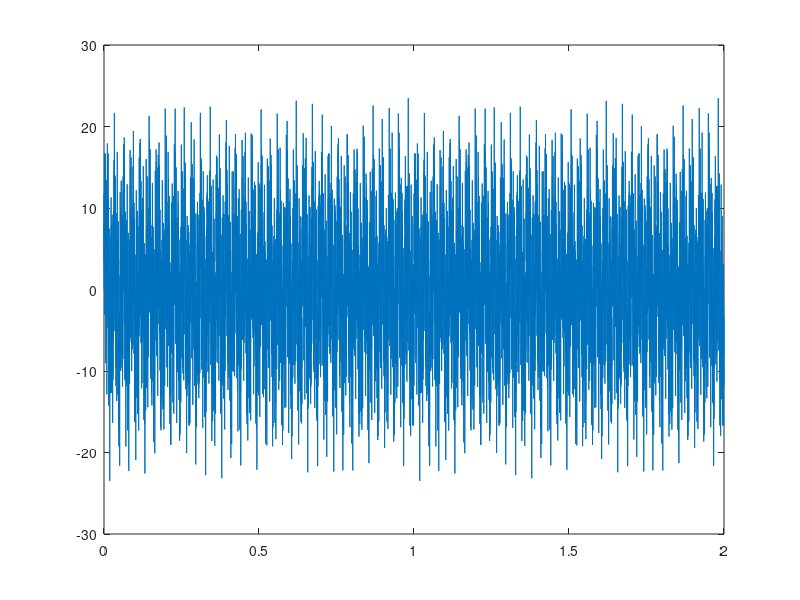

This figure's MATLAB source: (Note: this script raises an error after producing the figure.)

%% 舰船辐射噪声
clc;
clear all;
close all;
%ct
a=[1    -0.886372552937091    0.0752264044191101    0.0518195032914529    0.0356877626508858    0.0245663788107344    0.0168939733876390    0.0115933847488235    0.00792044070864310    0.00535948103002273    0.00355096169035401    0.00224097696680291    0.00396593581833329];%分母
b=0.599222883197722;%分子
Fs = 8000;         % 采样频率 (Hz)
T = 2;             % 信号持续时间 (秒)
N = Fs * T;       % 总采样点数
tt = (0:N-1) / Fs; % 时间向量

% 生成白噪声
rng(1000,'twister');%固定随机数
noise = 10*randn(N, 1);
%ct=lsim(a,b,randn(size(t)));
ct=filter(b,a,noise);%平稳连续谱
ct=ct';
plot(tt,ct);

%lt
% 定义线谱分量的参数
f1 = 97;               % 第一个正弦波频率 (Hz)
A1 = 5;                % 第一个正弦波幅度
phi1=0;
f2 = 36;               % 
f3 = 310;               % 
f5 = 847;               % 
f4 = 1500;               %
% 生成线谱信号
lt = A1 * (sin(2 * pi * f1 * tt + phi1)+sin(2 * pi * f2 * tt + phi1)+sin(2 * pi * f3 * tt + phi1)+sin(2 * pi * f4 * tt + phi1)+sin(2 * pi * f5 * tt + phi1));
plot(tt,lt);


%mt
fp=3;%轴频
nb=5;%叶片数
fb=nb*fp;%叶频
Ai=[0.1,0.1,0.1,0.1,0.16];%调制系数
w0=2*pi*fp;%轴频的角频率
% 
% nn=0:WL-1;
% tt=nn/Fs;
mt=0;
for ii=1:nb
    mt=mt+Ai(ii).*cos(ii*w0.*tt);
end
s=[1+mt].*ct+lt;
s=s';

%% 阵列延时
close all;
d=1;
theta0=60/180*pi;%目标方位
c=1500;%水中声速
MM=16;%阵元个数
for m=1:MM
tm=(m-1)*d*cos(theta0)/c*Fs;%数字整体时延
outdata=Delayfilter(s',tm,10,70);%70为补0的个数
xxdelay(m,:)=outdata;
end

%% 波束形成
close all;
M=16;
d=1;
c=1500;
filterOrder=10;
zeroslength=(M-1)*d/c*Fs;
theta1=(0:1:180)*pi/180;%扫描角度
BeamNum=length(theta1);
BeamEnergy=zeros(1,BeamNum);
WL=length(xxdelay)+2*zeroslength;
 for ii=1:BeamNum%波束
     Yp=zeros(1,WL);%预成波束数据
    for jj=1:M%阵元
        DFS=-(jj-1)*d*cos(theta1(ii))/c*Fs;
        DI=DFS-round(DFS);
        outData=Delayfilter(xxdelay(jj,:),DFS,filterOrder,zeroslength);
        Yp=Yp+outData;%确保是从0时刻开始
    end
    Yp=Yp/M;
    % [b,a]=butter(10,[350/(Fs/2) 750/(Fs/2)],'bandpass');
    % Yp11=filter(b,a,Yp1);
     YpFFT=fft(Yp)/WL;
    BeamEnergy(ii)=sum(abs(YpFFT).^2,'all');
 end  
figure(2)
plot(theta1/pi*180,10*log10(BeamEnergy/max(BeamEnergy)),'b-','LineWidth',1)
xlabel('\fontsize{15}angle (°)')
ylabel('\fontsize{15}Power (dB)')
title('60°入射信号波束扫描结果')















